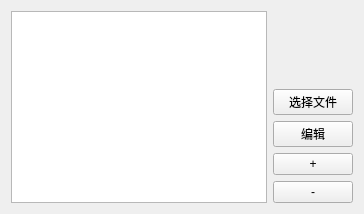
            <widget class="QWidget" name="exe">
             <attribute name="title">
              <string>应用程序exe</string>
             </attribute>
             <layout class="QGridLayout" name="gridLayout_8">
              <item row="2" column="1">
               <widget class="QPushButton" name="edit_exe_button">
                <property name="cursor">
                 <cursorShape>PointingHandCursor</cursorShape>
                </property>
                <property name="text">
                 <string>编辑</string>
                </property>
               </widget>
              </item>
              <item row="4" column="1">
               <widget class="QPushButton" name="remove_exe">
                <property name="cursor">
                 <cursorShape>PointingHandCursor</cursorShape>
                </property>
                <property name="text">
                 <string>-</string>
                </property>
               </widget>
              </item>
              <item row="3" column="1">
               <widget class="QPushButton" name="add_exe">
                <property name="cursor">
                 <cursorShape>PointingHandCursor</cursorShape>
                </property>
                <property name="text">
                 <string>+</string>
                </property>
               </widget>
              </item>
              <item row="1" column="1">
               <widget class="QPushButton" name="choose_exe">
                <property name="cursor">
                 <cursorShape>PointingHandCursor</cursorShape>
                </property>
                <property name="text">
                 <string>选择文件</string>
                </property>
               </widget>
              </item>
              <item row="0" column="0" rowspan="5">
               <widget class="QListWidget" name="for_kill_list"/>
              </item>
             </layout>
            </widget>
